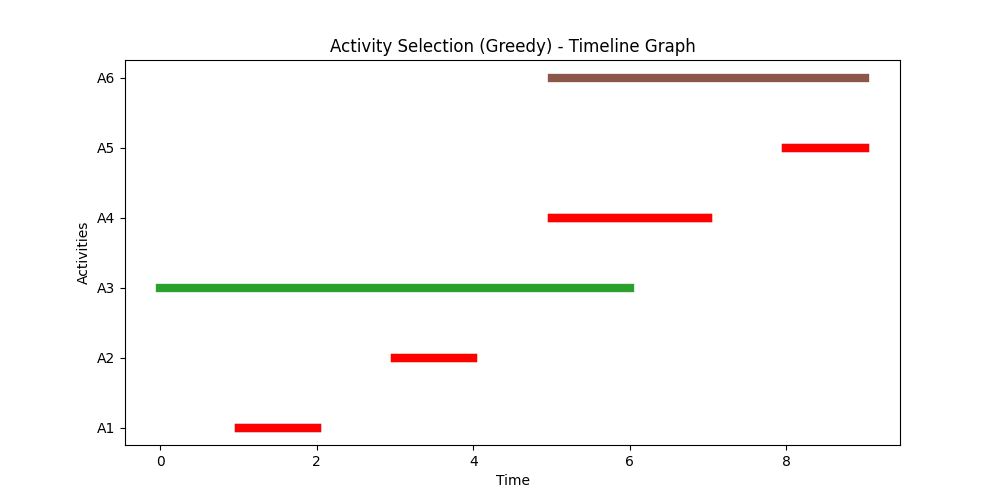

Write Python code to recreate this figure.
import matplotlib.pyplot as plt

# Activities: (start, finish)
activities = [(1, 2), (3, 4), (0, 6), (5, 7), (8, 9), (5, 9)]

# Sort by finish time (greedy step)
activities.sort(key=lambda x: x[1])

selected = []
last_finish = -1

# Greedy selection
for s, f in activities:
    if s >= last_finish:
        selected.append((s, f))
        last_finish = f

# Plot
plt.figure(figsize=(10, 5))

for i, (s, f) in enumerate(activities):
    plt.plot([s, f], [i, i], linewidth=6, label="Activity" if i == 0 else "")

    # mark selected ones in red
    if (s, f) in selected:
        plt.plot([s, f], [i, i], linewidth=6, color="red")

plt.yticks(range(len(activities)), [f"A{i+1}" for i in range(len(activities))])
plt.xlabel("Time")
plt.ylabel("Activities")
plt.title("Activity Selection (Greedy) - Timeline Graph")

plt.show()
